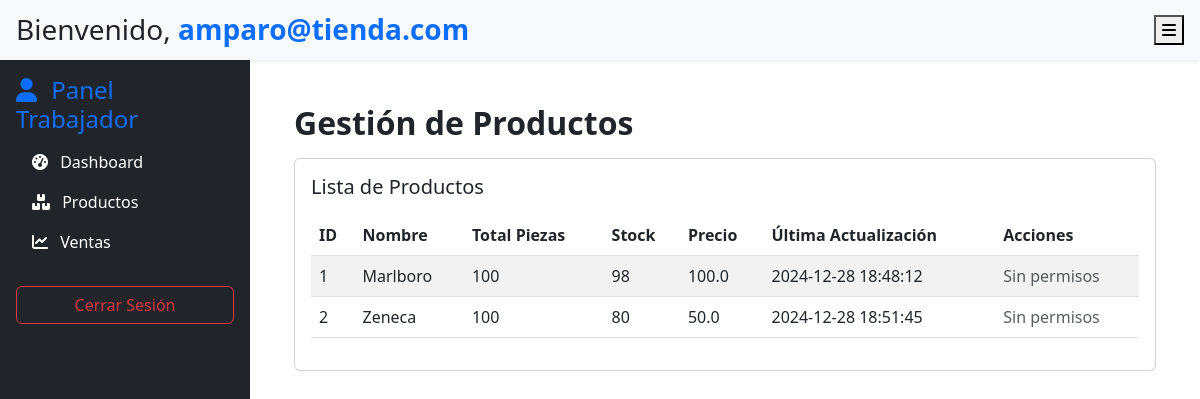
/dashboard/productos (signed in), run on the app's committed database.
### app/models.py (models this page shows, shortened)
class Usuario(UserMixin, db.Model):
    id = db.Column(db.Integer, primary_key=True)
    nombre = db.Column(db.String(100), nullable=False)  # Campo para el nombre
    email = db.Column(db.String(120), unique=True, nullable=False)  # Correo único
    password_hash = db.Column(db.String(128), nullable=False)  # Contraseña cifrada
    es_admin = db.Column(db.Boolean, default=False)  # Indicador de rol de administrador
    created_at = db.Column(db.DateTime, default=lambda: datetime.now(TZ))  # Fecha de creación
    updated_at = db.Column(db.DateTime, default=lambda: datetime.now(TZ), onupdate=lambda: datetime.now(TZ))  # Última modificación
    ventas = db.relationship('Venta', backref='usuario', lazy=True)

class Producto(db.Model):
    id = db.Column(db.Integer, primary_key=True)
    nombre = db.Column(db.String(100), nullable=False)  # Nombre del producto
    total_piezas = db.Column(db.Integer, nullable=False)  # Total de piezas registradas
    stock = db.Column(db.Integer, nullable=False)  # Piezas disponibles
    precio = db.Column(db.Float, nullable=False)  # Precio del producto
    ultima_actualizacion = db.Column(db.DateTime, default=lambda: datetime.now(TZ), onupdate=lambda: datetime.now(TZ))  # Última modificación
    ventas = db.relationship('Venta', backref='producto', lazy=True)

### app/dashboard/routes.py (the view)
@dashboard.route('/productos')
@login_required
def productos():
    productos = Producto.query.all()
    form = ProductoForm()
    return render_template('dashboard/productos.html',
                           user=current_user,
                           productos=productos,
                           form=form)

### app/templates/dashboard/productos.html (shortened to what this page needs)
{% extends "dashboard/base_dashboard.html" %}
{% block content %}
<h2 class="fw-bold">Gestión de Productos</h2>
<div class="card mt-3">
    <div class="card-body">
        <h5 class="card-title d-flex justify-content-between align-items-center">
            <span>Lista de Productos</span>
        </h5>
        <table class="table table-striped table-hover mt-3">
            <thead>
                <tr>
                    <th>ID</th>
                    <th>Nombre</th>
                    <th>Total Piezas</th>
                    <th>Stock</th>
                    <th>Precio</th>
                    <th>Última Actualización</th>
                    <th>Acciones</th>
                </tr>
            </thead>
            <tbody>
                {% for producto in productos %}
                <tr>
                    <td>{{ producto.id }}</td>
                    <td>{{ producto.nombre }}</td>
                    <td>{{ producto.total_piezas }}</td>
                    <td>{{ producto.stock }}</td>
                    <td>{{ producto.precio | round(2) }}</td>
                    <td>{{ producto.ultima_actualizacion.strftime('%Y-%m-%d %H:%M:%S') }}</td>
                    <td>
                        {% if current_user.es_admin %}
                        <button class="btn btn-sm btn-warning" data-bs-toggle="modal" data-bs-target="#editarProductoModal{{ producto.id }}">
                            <i class="bi bi-pencil"></i> Editar
                        </button>
                        <form method="POST" action="{{ url_for('dashboard.eliminar_producto', producto_id=producto.id) }}" style="display:inline;">
                            <input type="hidden" name="csrf_token" value="{{ csrf_token() }}">
                            <button type="submit" class="btn btn-sm btn-danger">
                                <i class="bi bi-trash"></i> Eliminar
                            </button>
                        </form>
                        {% else %}
                        <span class="text-muted">Sin permisos</span>
                        {% endif %}
                    </td>
                </tr>
                {% else %}
                <tr>
                    <td colspan="7" class="text-center">No hay productos registrados</td>
                </tr>
                {% endfor %}
            </tbody>
        </table>
    </div>
</div>
{% endblock %}

### app/templates/dashboard/base_dashboard.html (shortened to what this page needs)
<!DOCTYPE html>
<html lang="es">
<head>
    <link href="https://cdn.jsdelivr.net/npm/bootstrap@5.3.0-alpha3/dist/css/bootstrap.min.css" rel="stylesheet">
    <link href="https://cdnjs.cloudflare.com/ajax/libs/font-awesome/6.0.0-beta3/css/all.min.css" rel="stylesheet">
    <link rel="stylesheet" href="{{ url_for('static', filename='css/dashboard.css') }}">
</head>
<body>
    <div class="d-flex">
        <nav class="sidebar" id="sidebar">
            <div class="p-3">
                {% if current_user.es_admin %}
                    <h4 class="text-primary"><i class="fas fa-user-shield me-2"></i> Admin Panel</h4>
                {% else %}
                    <h4 class="text-primary"><i class="fas fa-user me-2"></i> Panel Trabajador</h4>
                {% endif %}
                <ul class="nav flex-column">
                    <li class="nav-item">
                        <a href="{{ url_for('dashboard.index') }}" class="nav-link text-white">
                            <i class="fas fa-tachometer-alt me-2"></i> Dashboard
                        </a>
                    </li>
                    <li class="nav-item">
                        <a href="{{ url_for('dashboard.productos') }}" class="nav-link text-white">
                            <i class="fas fa-boxes me-2"></i> Productos
                        </a>
                    </li>
                    <li class="nav-item">
                        <a href="{{ url_for('dashboard.ventas') }}" class="nav-link text-white">
                            <i class="fas fa-chart-line me-2"></i> Ventas
                        </a>
                    </li>
                    <li class="nav-item mt-4">
                        <a href="{{ url_for('auth.logout') }}" class="btn btn-outline-danger w-100">Cerrar Sesión</a>
                    </li>
                </ul>
            </div>
        </nav>
        <div class="content" id="content">
            <header class="bg-light p-3 shadow-sm d-flex justify-content-between align-items-center">
                <h3 class="m-0">
                    Bienvenido, <span class="text-primary fw-bold">{{ user.email }}</span>
                </h3>
                <button class="header-btn" id="toggleSidebar">
                    <i class="fas fa-bars"></i>
                </button>
            </header>
            <div class="main-content p-4">
                {% block content %}{% endblock %}
            </div>
        </div>
    </div>
</body>
</html>

### app/static/css/dashboard.css (style rules this page uses)
.sidebar { min-width: 250px; max-width: 250px; background-color: #212529; color: white; transition: all 0.3s ease; position: fixed; top: 60px; left: 0; height: calc(100vh - 60px); z-index: 1000; }
header { position: fixed; top: 0; left: 0; width: 100%; background-color: #f8f9fa; z-index: 1100; padding: 10px 20px; box-shadow: 0px 4px 8px rgba(0, 0, 0, 0.1); height: 60px; }
.content { margin-left: 250px; margin-top: 60px; transition: margin-left 0.3s ease; padding: 20px; width: 100%; }

### data on the page
Usuario: email "amparo@tienda.com"
Producto: id "1", nombre "Marlboro", total_piezas "100", stock "98", precio "100.0", ultima_actualizacion "2024-12-28 18:48:12"
Producto: id "2", nombre "Zeneca", total_piezas "100", stock "80", precio "50.0", ultima_actualizacion "2024-12-28 18:51:45"
